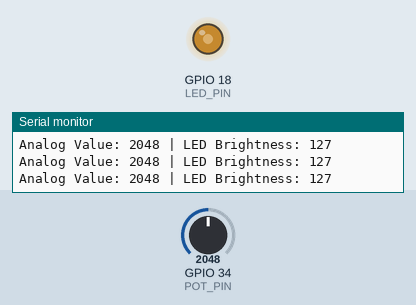
Simulated run of this sketch. Board: ESP32. On the bench: output pins drawn as LEDs (lit = HIGH), the last lines printed to the serial monitor. The test bench sets the inputs (shaded band); at power-on: GPIO 34 (POT_PIN) = 2048.

Above: at 1.2 s.
1.3 s: GPIO 34 (POT_PIN) set to 2866
At 2.5 s:
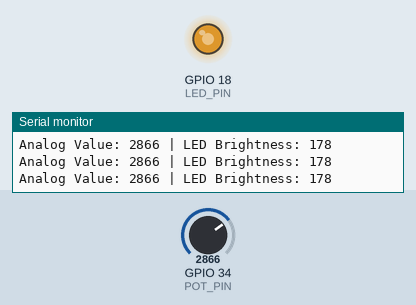
2.8 s: GPIO 34 (POT_PIN) set to 3603
At 3.9 s:
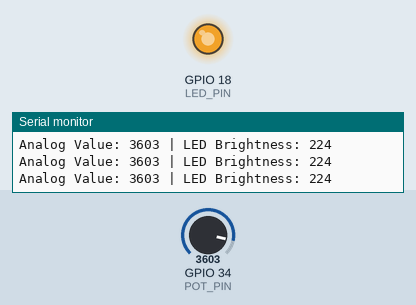
4.3 s: GPIO 34 (POT_PIN) set to 491
At 5.3 s:
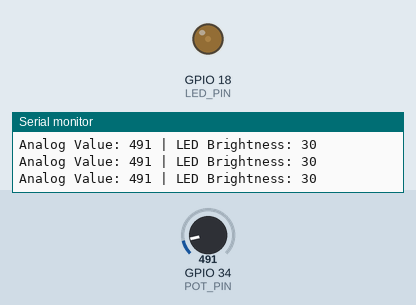
5.8 s: GPIO 34 (POT_PIN) set to 0
At 6.7 s:
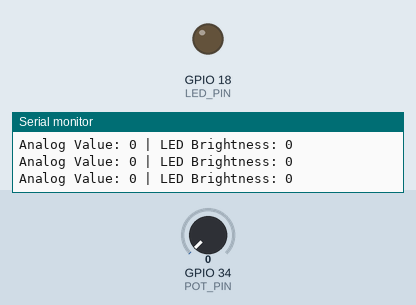
7.3 s: GPIO 34 (POT_PIN) set to 2047
At 8.0 s:
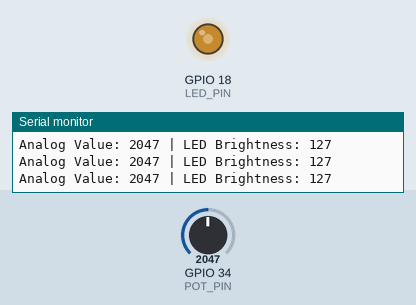
Timing chart, 0 to 9.8 s (numbered marks = the images above; inputs shaded):
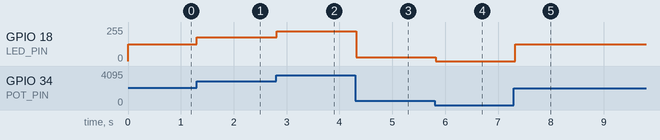

The sketch:

sketch.ino
```cpp
#define POT_PIN 34
#define LED_PIN 18

void setup() {
  Serial.begin(115200);

  pinMode(POT_PIN, INPUT);
  pinMode(LED_PIN, OUTPUT);

  analogWriteResolution(LED_PIN, 8);

  Serial.println("ESP32 PWM Fade Started");
}

void loop() {
  int sensorValue = analogRead(POT_PIN);

  int brightness = map(sensorValue, 0, 4095, 0, 255);

  analogWrite(LED_PIN, brightness);

  Serial.print("Analog Value: ");
  Serial.print(sensorValue);

  Serial.print(" | LED Brightness: ");
  Serial.println(brightness);

  delay(100);
}
```

Measured:
- after the input at 1.3 s, GPIO 18 (LED_PIN): 127/255 → 178/255 at once
- after the input at 2.8 s, GPIO 18 (LED_PIN): 178/255 → 224/255 at once
- after the input at 4.3 s, GPIO 18 (LED_PIN): 224/255 → 30/255 at once
- after the input at 5.8 s, GPIO 18 (LED_PIN): 30/255 → 0/255 at once
- after the input at 7.3 s, GPIO 18 (LED_PIN): 0/255 → 127/255 at once
